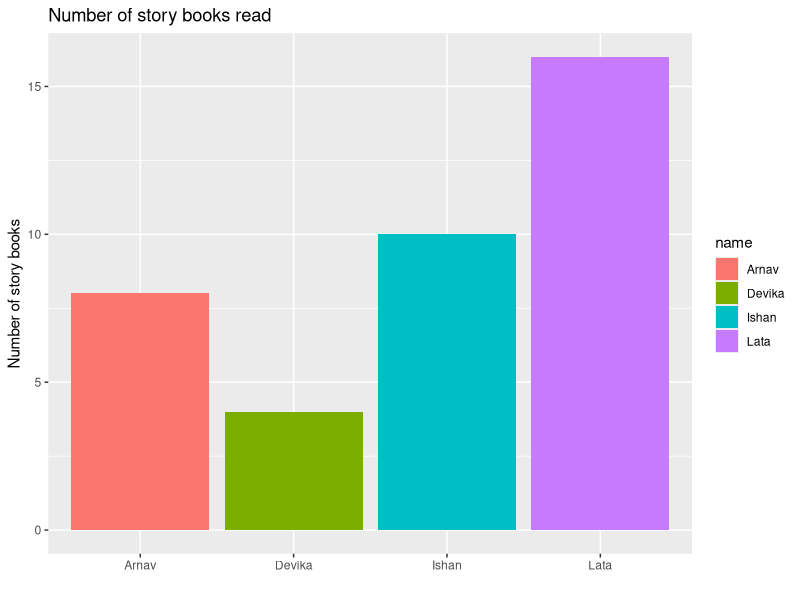

Reproduce this figure in R.
## ---- chunk 1
library(tidyverse)
## ---- chunk 2
data <- tibble(name = c('Arnav', 'Ishan', 'Devika', 'Lata'), 
                  number_of_story_books = c(8, 10, 4, 16))
                  
                  
## ---- chunk 3
data %>% 
  ggplot(aes(x = name, y = number_of_story_books, fill = name)) +
  geom_col() +
  labs(title = 'Number of story books read', 
       x = '', 
       y = 'Number of story books') 
  
